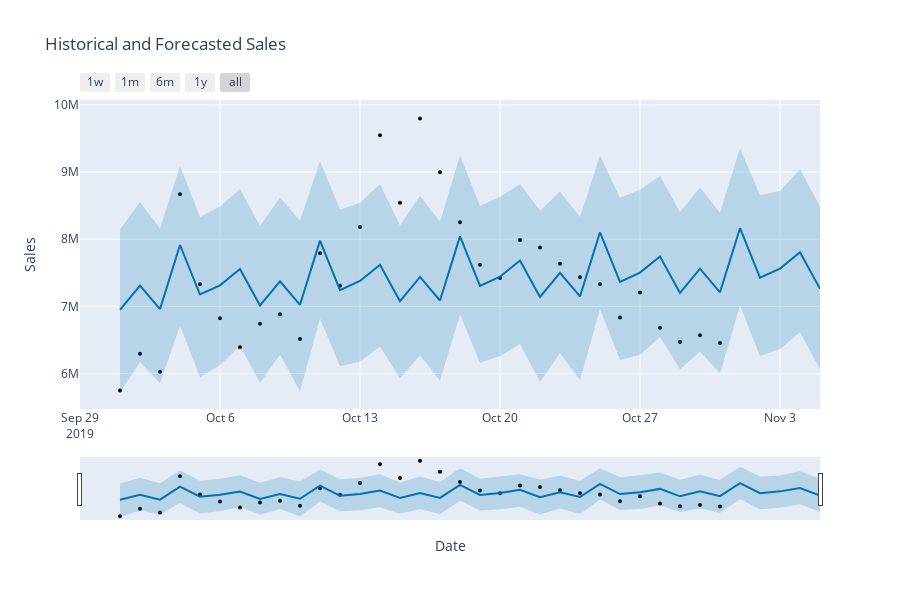

Notebook code for this chart:
### Code cell
prophet_plot.update_layout(
    xaxis_title="Date",
    yaxis_title="Sales",
    title="Historical and Forecasted Sales"
)

prophet_plot.show()
